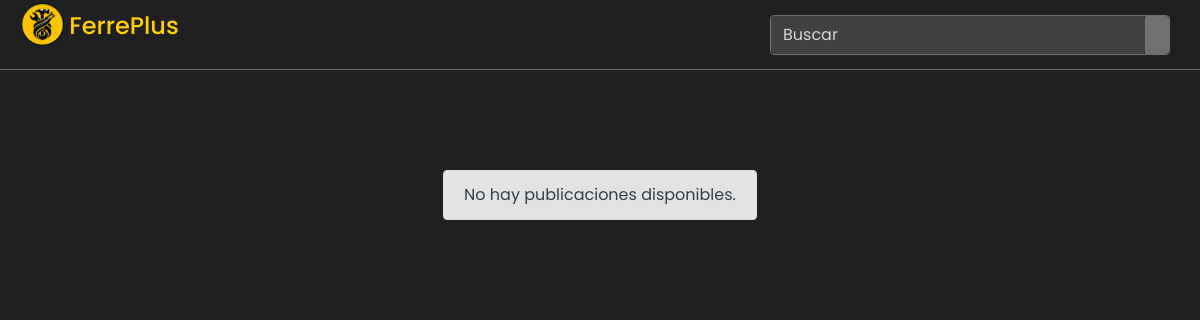
/pagina-principal/ (signed in), run on an earlier commit of the app's database.
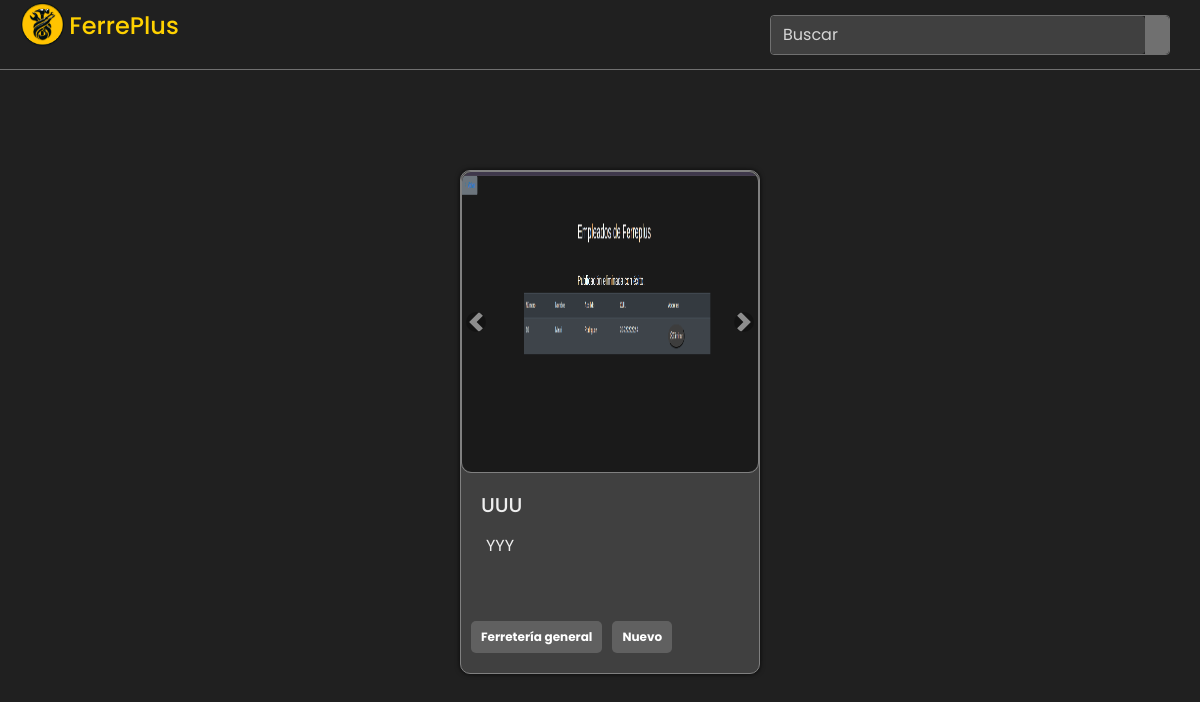
And on a later commit of the database.
### vista_usuario/models.py (models this page shows, shortened)
class Imagen(models.Model):
    imagen = models.ImageField(upload_to='imagenes/')

class Publicacion(models.Model):
    NUEVO = 'nuevo'
    USADO = 'usado'
    ESTADOS_CHOICES = [
        (NUEVO, 'Nuevo'),
        (USADO, 'Usado'),
    ]
    CATEGORIA_CHOICES = [
        ('Electricidad', 'Electricidad'),
        ('Ferretería general', 'Ferretería general'),
        ('Construcción', 'Construcción'),
        ('Herramientas', 'Herramientas'),
        ('Jardinería', 'Jardinería'),
        ('Protección personal', 'Protección personal'),
    ]
    titulo = models.CharField(max_length=100)
    estado = models.CharField(max_length=10, choices=ESTADOS_CHOICES, default=NUEVO)
    categoria = models.CharField(max_length=50, choices=CATEGORIA_CHOICES)
    sucursal = models.ForeignKey(Sucursal, on_delete=models.SET_NULL, null=True)
    descripcion = models.TextField()
    autor = models.ForeignKey(User, on_delete=models.CASCADE)
    es_privada = models.BooleanField(default=False)
    parte_oferta = models.BooleanField(default=False)
    imagenes = models.ManyToManyField(
        'Imagen',
        related_name='publicaciones',
    )  # Relación ManyToMany con Imagen

### ferreplus/modulos/modulos_inicio_sesion.py (the view)
    def wrapper(request, *args, **kwargs):
        if not request.user.is_authenticated or request.user.is_staff or request.user.is_superuser:
            return HttpResponse("No tienes permiso para acceder a esta página.")
        return view_func(request, *args, **kwargs)

### ferreplus/modulos/modulos_inicio_sesion.py (called while the page is built)
def normal_required(view_func):
    def wrapper(request, *args, **kwargs):
        if not request.user.is_authenticated or request.user.is_staff or request.user.is_superuser:
            return HttpResponse("No tienes permiso para acceder a esta página.")
        return view_func(request, *args, **kwargs)
    return wrapper

### vista_usuario/middelwares/middelware.py (called while the page is built)
    def __call__(self, request):
        response = self.get_response(request)
        if request.path == reverse('cerrar_sesion') and request.user.is_authenticated:
            return redirect('inicio')  # Redirige a la página de inicio después de cerrar sesión
        return response

### vista_usuario/views.py (called while the page is built)
@csrf_protect
@login_required
@normal_required
@never_cache
def pagina_principal(request):
    usuario_actual = request.user
    sucursales = Sucursal.objects.all()
    solicitudes_pendientes = Oferta.objects.filter(usuario_recibe_id=usuario_actual).count()
    publicaciones = Publicacion.objects.exclude(autor=usuario_actual)
    imagenes_por_publicacion = {}
    for publicacion in publicaciones:
        imagenes_publicacion = publicacion.imagenes.all()
        imagenes_por_publicacion[publicacion] = imagenes_publicacion
    return render(request, 'vista_usuario/vista_principal.html', {
        'publicaciones': publicaciones,
        'imagenes_por_publicacion': imagenes_por_publicacion,
        'tiene_solicitudes_pendientes': solicitudes_pendientes > 0,
        'sucursales': sucursales
        })

### templates/vista_usuario/vista_principal.html (shortened to what this page needs)
<!DOCTYPE html>
<html lang="es">
<head>
    <link href="https://stackpath.bootstrapcdn.com/bootstrap/4.5.2/css/bootstrap.min.css" rel="stylesheet">
    <link href="https://cdn.jsdelivr.net/npm/bootstrap-icons@1.10.3/font/bootstrap-icons.css" rel="stylesheet">
    <link href='https://unpkg.com/boxicons@2.1.4/css/boxicons.min.css' rel='stylesheet'>
    {% load static %}
    <link rel="stylesheet" type="text/css" href="{% static 'css/vista_intercambios.css' %}">
</head>
<body>
    <nav>
        <div class="logo">
            <i class="bx bx-menu menu-icon"></i>
            <img src="{% static 'LogoPNG.png' %}"  alt="Logo de FerrePlus" class="logo" width="45" height="45">
            <span class="logo-name">FerrePlus</span>
        </div>
        <div class="input-group rounded">
            <input type="search" class="form-control rounded" placeholder="Buscar" aria-label="Search" aria-describedby="search-addon" />
            <span class="input-group-text border-0" id="search-addon">
            </span>
        </div>
    </nav>
<div class="contenedor-publicaciones">
    {% if publicaciones %}
    {% for publicacion, imagenes in imagenes_por_publicacion.items %}
        <a href="{% url 'detalle_publicacion' publicacion.id %}">
            <div class="card">
                <div id="carousel{{ publicacion.id }}" class="carousel slide" data-ride="carousel">
                    <div class="carousel-inner">
                        {% for imagen in imagenes %}
                        <div class="carousel-item{% if forloop.first %} active{% endif %}">
                            <img src="{{ imagen.imagen.url }}" class="d-block w-100" alt="Imagen de la publicación">
                        </div>
                        {% endfor %}
                    </div>
                    <a class="carousel-control-prev" href="#carousel{{ publicacion.id }}" role="button" data-slide="prev">
                        <span class="carousel-control-prev-icon" aria-hidden="true"></span>
                    </a>
                    <a class="carousel-control-next" href="#carousel{{ publicacion.id }}" role="button" data-slide="next">
                        <span class="carousel-control-next-icon" aria-hidden="true"></span>
                    </a>
                </div>
                <div class="card-body">
                    <h5 class="card-title">{{ publicacion.titulo }}</h5>
                    <p class="card-text">{{ publicacion.descripcion }}</p>
                    <div class="row">
                        <span class="badge badge-secondary">{{ publicacion.categoria }}</span>
                        <span class="badge badge-secondary">{{ publicacion.estado }}</span>
                    </div>
                </div>
            </div>
        </a>
    {% endfor %}
    {% else %}
        <div class="alert alert-secondary" role="alert">
            No hay publicaciones disponibles.
        </div>
    {% endif %}
</div>
</body>
</html>

### ferreplus/static/css/vista_intercambios.css (style rules this page uses)
* { font-family: "Poppins", sans-serif; font-weight: 400; font-style: normal; box-sizing: border-box; }
body { min-height: 100%; background-color: #202020; }
.logo { margin-bottom: 10px; }
nav { border-bottom: 1px solid #707070!important; position: rel; top: 0; left: 0; height: 70px; width: 100%; display: flex; align-items: center; background-color: #202020; box-shadow: 0 0 1px rgba(0, 0, 0, 0.1); }
.logo .menu-icon { color: #d6d6d6; font-size: 24px; cursor: pointer; padding-left: 10px; margin-right: 10px; padding-top: 25px; padding-bottom: 20px; }
.logo .logo-name { align-items: center; padding-top: 20px; padding-bottom: 20px; color: #ffd100; font-size: 24px; font-weight: 500; cursor: pointer; }
.input-group.rounded { border: 1px solid #707070; position: rel; left: 0; right: 0; margin-left: auto; margin-right: 30px; width: 400px; }
.input-group.rounded input[type="search"] { display: fixed; background-color: #404040; color: #d6d6d6; border: none; border-top-left-radius: 8px; border-bottom-left-radius: 8px; }
.input-group.rounded input[type="search"]::placeholder { color: #d6d6d6; width: 400px; }
.input-group-text.border-0 { background-color: #707070; border-top-left-radius: 0; border-bottom-left-radius: 0; cursor: pointer; color: #d6d6d6; }
span { color: #fff; }
.contenedor-publicaciones { display: flex; flex-wrap: wrap; gap: 20px; justify-content: center; padding-top: 100px; }
.card { width: 18rem; height: 500px; display: flexbox; z-index: 2; }
.contenedor-publicaciones { display: flex; flex-wrap: wrap; justify-content: center; gap: 20px; }
.card img { width: 300px; height: 300px; }
.card-body { height: 200px; display: flex; flex-direction: column; justify-content: center; }
.card { width: 300px; height: auto; background-color: #404040; color: #eeeeee; border: 1px solid #808080; border-radius: 10px; box-shadow: 0px 0px 5px rgba(0, 0, 0, 0.8); transition: transform 0.5s ease; }
.carousel-inner { background-color: #404040; border: 1px solid #808080; border-radius: 10px; box-shadow: 0 0 px rgba(0, 0, 0, 0.800); }
.carousel-item img { border: none; border-radius: 10px; }
.carousel-control-prev, .carousel-control-next { width: 10%; }
.carousel-control-prev-icon, .carousel-control-next-icon { background-color: rgba(0, 0, 0, 0.5); border-radius: 50%; }
.badge { background-color: #606060; padding: 10px; border-radius: 5px; margin-left: 5px; margin-right: 5px; }
p { padding: 5px; border-radius: 5px; height: 200px; width: 100%; }

What changed in the data, as far as the page shows it:
added Publicacion: titulo "UUU", descripcion "YYY", categoria "Ferretería general", estado "Nuevo"
added Imagen: imagen (picture)
Also different on the page:
text no longer shown: "No hay publicaciones disponibles."
